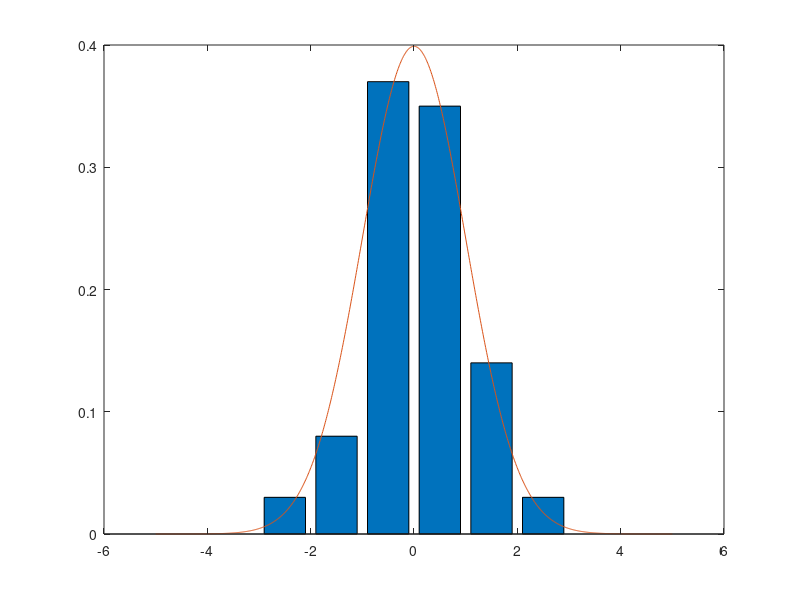

This chart was generated by the following MATLAB code:
% This function is written to generate a random number for any given analytical function
% it can draw n=number random number which follows the PDF of @myfun, range from xmin to xmax.
% notice that the function @myfun is arbitrary over a constant. It doens't necessarily normalised.
% Yiming Hu, Feb, 2013
 function [random_vector] = rand_generator(myfun,xmin,xmax,number,nbin)

% fun is the analytical expression of the function
% xmin is the lower boundary of the generator
% xmax is the upper boundary of the generator
% number is the needed sample numbers for this generation.

if nargin == 0
	disp(['need to specify some inputs!'])
 	disp(['function [random_vector] = rand_generator(fun,xmin,xmax,number)'])
	disp([' fun is the analytical expression of the functiondisp'])
	disp([' xmin is the lower boundary of the generatordisp'])
	disp([' xmax is the upper boundary of the generatordisp'])
	disp([' number is the needed sample numbers for this generation.'])
	disp([' nbin is the number for how many bins you want for histogram.'])
	disp(['==================================================='])
	disp(['Here gives a Gaussian distribution as an example'])
	myfun = @(x)exp(-1/2*x.^2);
	xmin = -5;
	xmax = 5;
	number = 100;
	nbin = 10;
end

x = linspace(xmin,xmax,10*number);
% to make sure that the x-axis is dense enough

mypdf = myfun(x);
Normalisation = sum(mypdf)
x_step = ((xmax-xmin)/nbin);
pdfNormalise=Normalisation*(x(2)-x(1))

mycdf = cumsum(mypdf)/Normalisation;
%cumulative add up the probalibity distribution funtion.

% use interpolation to get the corresponding value for a uniform random number
for i=1:number
	xi = rand;
	random_vector(i)= interp1(mycdf,x,xi,'spline');
end
[n,xout]=hist(random_vector,xmin+x_step/2:x_step:xmax+x_step/2);
bar(xout,n/number),hold on
plot(x,mypdf/pdfNormalise*(xmax-xmin)/nbin),hold off

return
